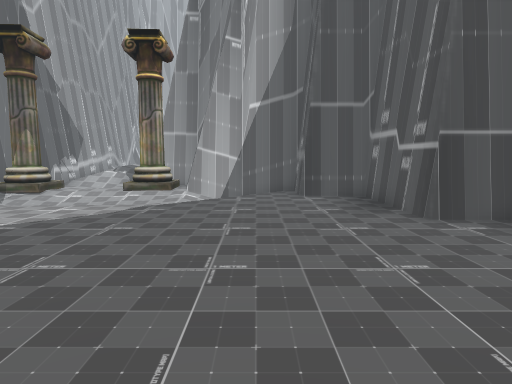
[1] (above)

16 first-person views from a walk through a 3-D level made in the Unity game engine. The camera is 1.2 m above the floor, tilts 6° down and sees 75° across. The floor is counted in squares, 1 m on a side. Each view is taken from the middle of a square. On the plan, view 1 faces up. The plan holds only what a view shows up to about 14 squares ahead; the rest is blank. The place goes on beyond the plan. The player is left out.

[2]
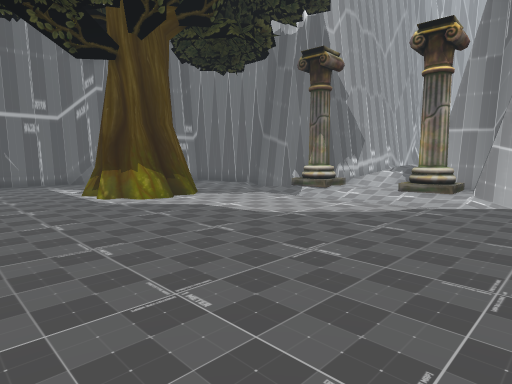

[3]
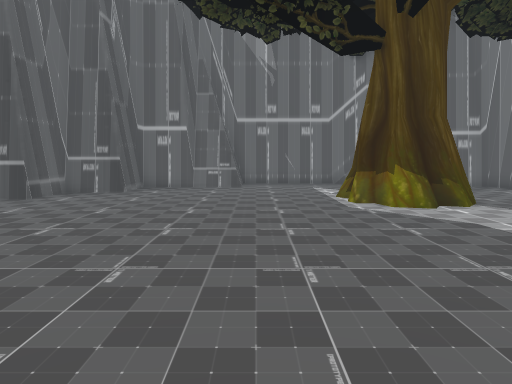

[4]
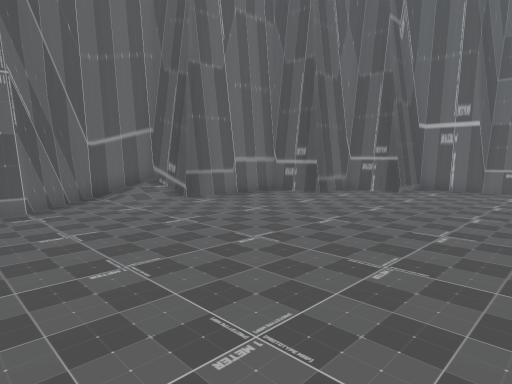

[5]
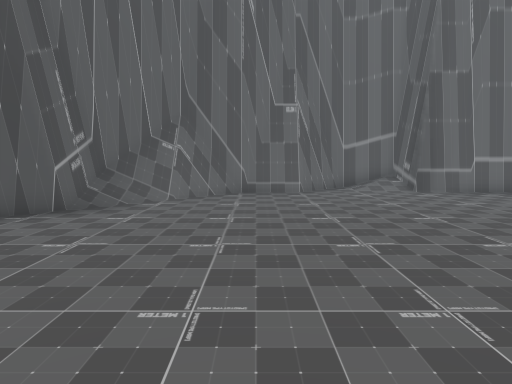

[6]
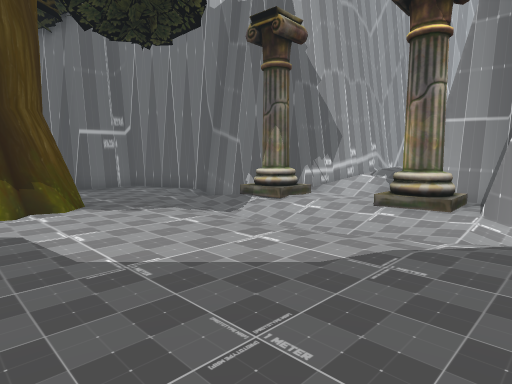

[7]
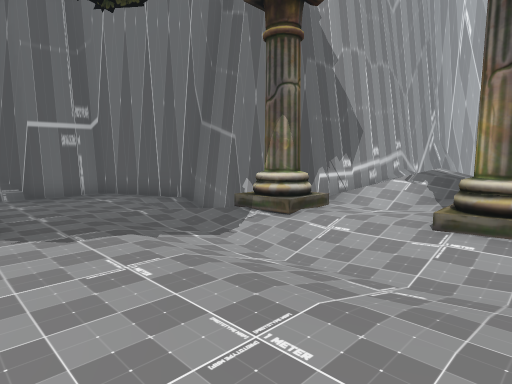

[8]
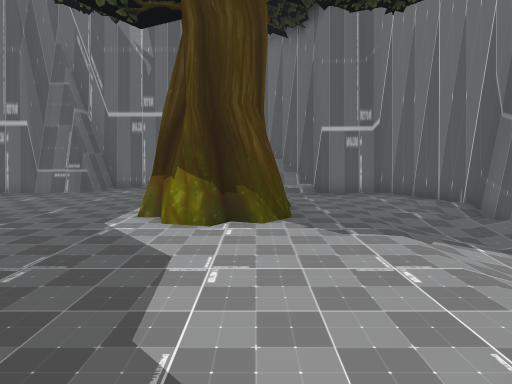

[9]
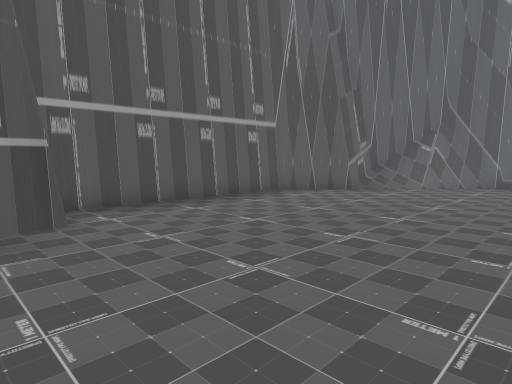

[10]
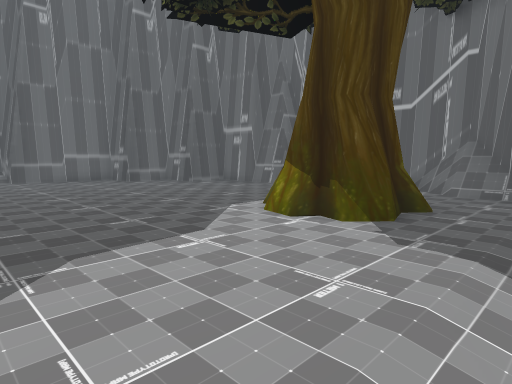

[11]
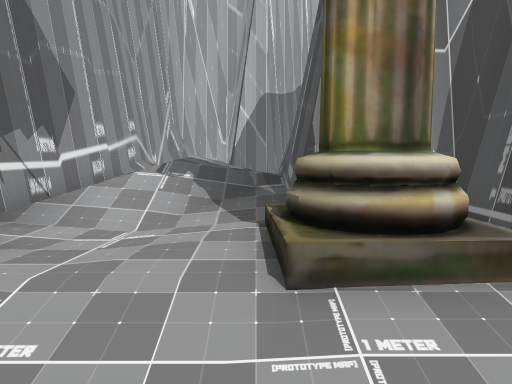

[12]
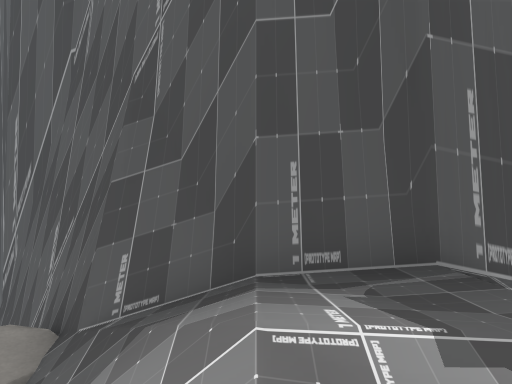

[13]
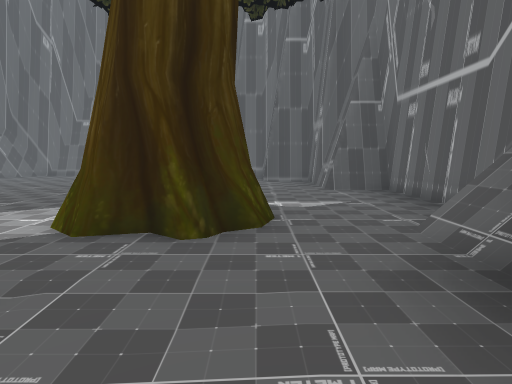

[14]
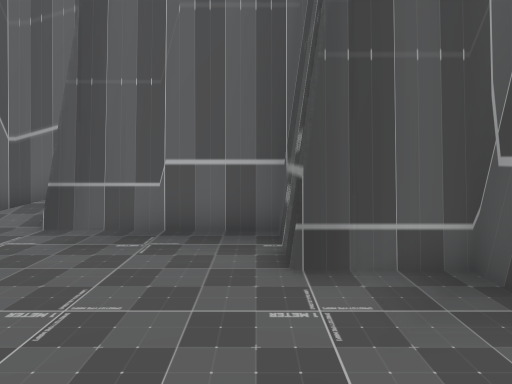

[15]
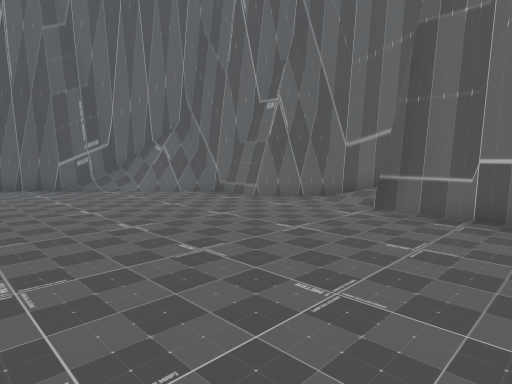

[16]
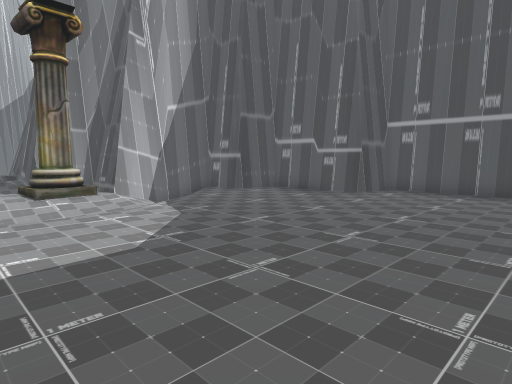

### Floor plan
Key: @ floor where view 1 was taken; # wall or solid block; . main floor; - floor 0.25 m lower than the main floor; _ floor 0.5 m lower than the main floor; / step, stairs or slope; = window, fence, low wall or low ledge; v drop or lower ground; C column; T tree; O other object.
Columns run from 16 left of view 1 to 5 right of it. Each row starts with its distance up from view 1.
 24         #      v#
 23        ##     v##
 22        ##    v##
 21        #/   =##
 20        #/  /##
 19        #/ //##
 18        #////#
 17        #////#
 16        #////#
 15        #////##
 14       ##....###
 13       #CC../C/##
 12   #####CC../C/#####
 11   #./ //////--/ /.#
 10  ##...---_/////...###
  9  ##....//////......##
  8 ##..................#
  7 #O..................##
  6 #=..TTTT............##
  5 #...T##T.............#
  4 #...T#T..............#
  3 #....................#
  2 #....................#
  1 #....................#
  0 ##..............@....#
 -1  #...................#
 -2  ##..................#
 -3  ##.................##
 -4   ##.............../#
 -5    #............../O#
 -6    ###...........####
 -7      #..........###
 -8      #####//.#####
 -9          #//##
-10          ####

Positions as (right, up) in squares from view 1, and headings:
1: (0, 0), facing up
2: (0, 0), facing up-left
3: (-1, 1), facing left
4: (-1, 1), facing down-left
5: (-1, 4), facing down
6: (-1, 4), facing up-left
7: (-3, 6), facing up-left
8: (-3, 6), facing left
9: (-3, 8), facing down-right
10: (-4, 9), facing down-left
11: (-5, 10), facing up
12: (-8, 18), facing right
13: (-12, 11), facing down
14: (-10, -2), facing down
15: (-10, 0), facing down-right
16: (-7, 1), facing up-right
